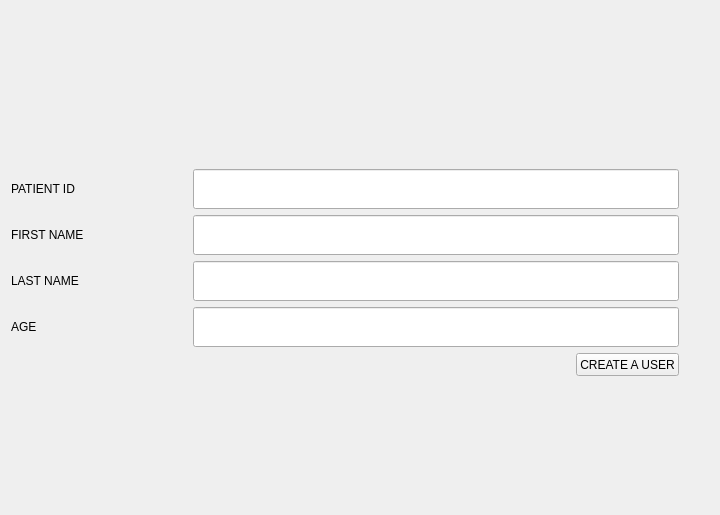
<?xml version="1.0" encoding="UTF-8"?>
<ui version="4.0">
 <class>create_user_form</class>
 <widget class="QWidget" name="create_user_form">
  <property name="geometry">
   <rect>
    <x>0</x>
    <y>0</y>
    <width>720</width>
    <height>515</height>
   </rect>
  </property>
  <property name="minimumSize">
   <size>
    <width>720</width>
    <height>515</height>
   </size>
  </property>
  <property name="windowTitle">
   <string>Form</string>
  </property>
  <layout class="QGridLayout" name="gridLayout_2">
   <item row="0" column="0">
    <layout class="QGridLayout" name="gridLayout">
     <item row="1" column="0">
      <widget class="QLabel" name="id_label">
       <property name="minimumSize">
        <size>
         <width>176</width>
         <height>0</height>
        </size>
       </property>
       <property name="font">
        <font>
         <weight>50</weight>
         <bold>false</bold>
        </font>
       </property>
       <property name="text">
        <string>PATIENT ID</string>
       </property>
       <property name="margin">
        <number>15</number>
       </property>
      </widget>
     </item>
     <item row="4" column="0">
      <widget class="QLabel" name="age_label">
       <property name="minimumSize">
        <size>
         <width>176</width>
         <height>0</height>
        </size>
       </property>
       <property name="font">
        <font>
         <weight>50</weight>
         <bold>false</bold>
        </font>
       </property>
       <property name="text">
        <string>AGE</string>
       </property>
       <property name="margin">
        <number>15</number>
       </property>
      </widget>
     </item>
     <item row="1" column="1" colspan="2">
      <widget class="QLineEdit" name="id_input">
       <property name="minimumSize">
        <size>
         <width>400</width>
         <height>40</height>
        </size>
       </property>
      </widget>
     </item>
     <item row="5" column="2">
      <widget class="QPushButton" name="add_user_btn">
       <property name="maximumSize">
        <size>
         <width>156</width>
         <height>23</height>
        </size>
       </property>
       <property name="layoutDirection">
        <enum>Qt::LeftToRight</enum>
       </property>
       <property name="text">
        <string>CREATE A USER</string>
       </property>
      </widget>
     </item>
     <item row="2" column="0">
      <widget class="QLabel" name="first_name_label">
       <property name="minimumSize">
        <size>
         <width>176</width>
         <height>0</height>
        </size>
       </property>
       <property name="font">
        <font>
         <weight>50</weight>
         <bold>false</bold>
        </font>
       </property>
       <property name="text">
        <string>FIRST NAME</string>
       </property>
       <property name="margin">
        <number>15</number>
       </property>
      </widget>
     </item>
     <item row="3" column="0">
      <widget class="QLabel" name="last_name_label">
       <property name="minimumSize">
        <size>
         <width>176</width>
         <height>0</height>
        </size>
       </property>
       <property name="font">
        <font>
         <weight>50</weight>
         <bold>false</bold>
        </font>
       </property>
       <property name="text">
        <string>LAST NAME</string>
       </property>
       <property name="margin">
        <number>15</number>
       </property>
      </widget>
     </item>
     <item row="2" column="1" colspan="2">
      <widget class="QLineEdit" name="first_name_input">
       <property name="minimumSize">
        <size>
         <width>400</width>
         <height>40</height>
        </size>
       </property>
      </widget>
     </item>
     <item row="5" column="1">
      <spacer name="horizontalSpacer">
       <property name="orientation">
        <enum>Qt::Horizontal</enum>
       </property>
       <property name="sizeHint" stdset="0">
        <size>
         <width>384</width>
         <height>20</height>
        </size>
       </property>
      </spacer>
     </item>
     <item row="3" column="1" colspan="2">
      <widget class="QLineEdit" name="last_name_input">
       <property name="minimumSize">
        <size>
         <width>400</width>
         <height>40</height>
        </size>
       </property>
      </widget>
     </item>
     <item row="4" column="1" colspan="2">
      <widget class="QLineEdit" name="age_input">
       <property name="minimumSize">
        <size>
         <width>400</width>
         <height>40</height>
        </size>
       </property>
      </widget>
     </item>
     <item row="0" column="3">
      <widget class="QPushButton" name="close_btn">
       <property name="minimumSize">
        <size>
         <width>24</width>
         <height>24</height>
        </size>
       </property>
       <property name="maximumSize">
        <size>
         <width>24</width>
         <height>24</height>
        </size>
       </property>
       <property name="styleSheet">
        <string notr="true">border: 0;</string>
       </property>
       <property name="text">
        <string/>
       </property>
       <property name="icon">
        <iconset resource="../resources.qrc">
         <normaloff>:/icons/widgets/icons/exit_icon.png</normaloff>:/icons/widgets/icons/exit_icon.png</iconset>
       </property>
       <property name="iconSize">
        <size>
         <width>24</width>
         <height>24</height>
        </size>
       </property>
      </widget>
     </item>
    </layout>
   </item>
  </layout>
 </widget>
 <resources>
  <include location="../resources.qrc"/>
 </resources>
 <connections/>
</ui>
